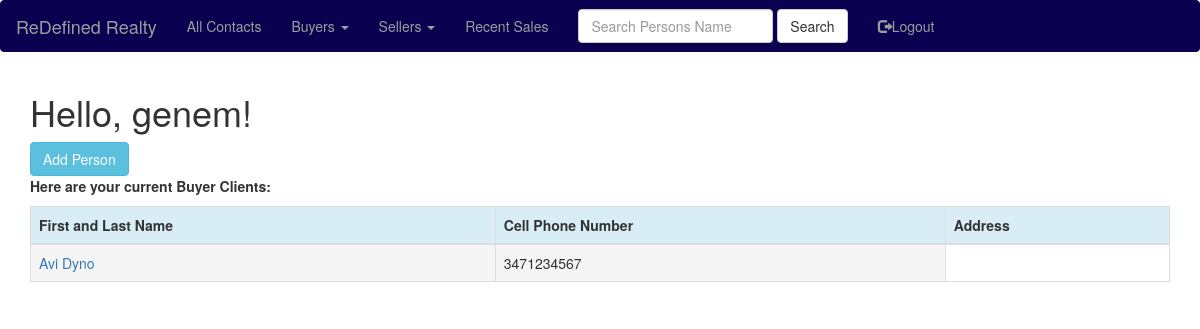
The app's page /buyer_clients (signed in) with its own data.
### app/models.py (models this page shows, shortened)
class User(UserMixin, db.Model):
    id = db.Column(db.Integer, primary_key=True)
    username = db.Column(db.String(64), index=True, unique=True)
    email = db.Column(db.String(120), index=True, unique=True)
    password_hash = db.Column(db.String(128))
    People=db.relationship('People', backref='people', lazy='dynamic')
    ProfileNotes=db.relationship('ProfileNotes', backref='profilenotes', lazy='dynamic')

class People(db.Model):
    id = db.Column(db.Integer, primary_key=True)
    first_name=db.Column(db.String(20))
    last_name=db.Column(db.String(20))
    phone_cell=db.Column(db.Integer)
    ptype=db.Column(db.String(6))
    pstatus=db.Column(db.String(7))
    notes=db.Column(db.String(140))
    house_number=db.Column(db.String(140))
    street_name=db.Column(db.String(140))
    city_name=db.Column(db.String(140))
    state_name=db.Column(db.String(140))
    zip_code=db.Column(db.String(140))
    price=db.Column(db.Integer)
    user_account_pk=db.Column(db.Integer, db.ForeignKey('user.id'))
    ProfileNotes=db.relationship('ProfileNotes', backref='peopleprofilenotes', lazy='dynamic')

### app/routes.py (the view)
@app.route('/buyer_clients', methods=['GET'])
@login_required
def buyer_clients():
    buyerclients=view_buyer_clients(current_user=current_user)
    return render_template('buyer_clients.html', title='Buyer Clients', buyerclients=buyerclients)

### app/models.py (called while the page is built)
@login.user_loader
def load_user(id):
    return User.query.get(int(id))

### app/queryfunc.py (called while the page is built)
def view_buyer_clients(current_user):
    currentuser = User.query.filter_by(username=current_user.username).first()
    account_pk = currentuser.id
    buyerclients=People.query.filter_by(user_account_pk=account_pk, ptype="buyer", pstatus="client").all()
    return buyerclients

### app/templates/buyer_clients.html
{% extends "base.html" %}
{% import 'bootstrap/wtf.html' as wtf %}
{% block app_content %}
    <h1>Hello, {{ current_user.username }}!</h1>
    <div class="btn-group">
        <a href="{{ url_for('add_people') }}" class="btn btn-info">Add Person</a>
    </div>
    <div><p><b>Here are your current Buyer Clients:</b></p></div>
    <div class="table-responsive">
        <table class="table table-bordered">
            <thead>
                <tr class="info">
                    <th>First and Last Name</th>
                    <th>Cell Phone Number</th>
                    <th>Address</th>
                </tr>
            </thead>
            {% for everyone in buyerclients %}
            <TR>
                <TD class="active"><a href="{{ url_for('view_people', people_id=everyone.id) }}">{{ everyone.first_name }}  {{ everyone.last_name }}</a></TD>
                <TD class="active">{{ everyone.phone_cell }}</TD>
            </TR>
            {% endfor %}
        </table>
    </div>
{% endblock %}

### records on screen
User: username "genem"
People: first_name "Avi", last_name "Dyno", phone_cell "3471234567"
